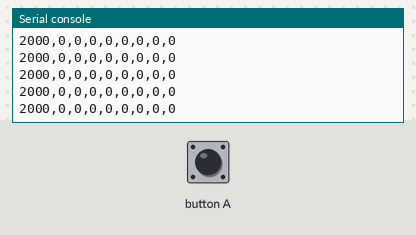
Simulated run of this program. Board: BBC micro:bit (MakeCode). Shown: the last lines printed to the serial console. The inputs (shaded band) are chosen by the test bench.

Above: at 1.2 s.
1.3 s: button A pressed for 0.15 s
At 1.33 s:
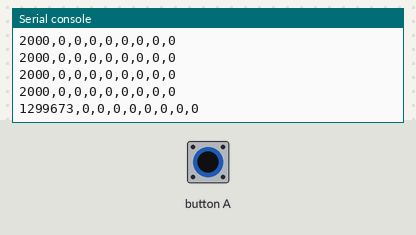
2.9 s: button A pressed for 1 s
At 2.94 s:
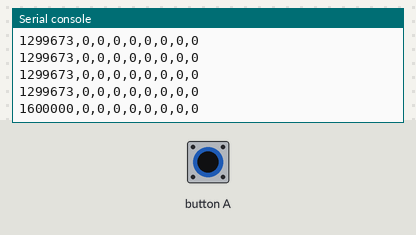
5.4 s: button A pressed for 0.15 s
At 5.44 s:
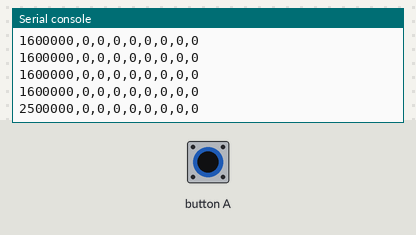
Timing chart, 0 to 8.4 s (numbered marks = the images above; inputs shaded):
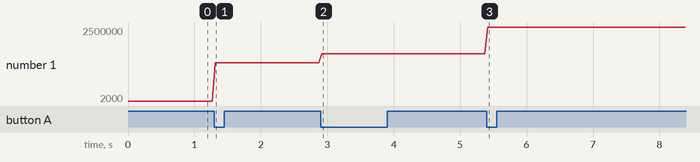

The program:

microbit_example.py
```python
# -------
# IO Pins
# -------

# These should be the same pin (example given is Pin 5)

PPM_PIN = DigitalPin.P5
PPM_PIN_EVT_ID = EventBusSource.MICROBIT_ID_IO_P5

# ---------------
# Hardware Values
# ---------------

RX_CHANNEL_COUNT = 8

# --------------
# Radio Settings
# --------------

# Each PPM frame can be of variable length, depending on the values of each
# channel. The start of a frame is indicated with a high state that lasts over
# 2ms (2000μs). The delay between channel pulses is typically 300μs, and each
# channel pulse is normally between 700-1700μs, to give a channel range of
# 1000-2000.

SIGNAL_METHOD = EventBusValue.MICROBIT_PIN_EVT_FALL
START_FRAME_LENGTH = 2100

# -----------
# Code Begins
# -----------

rx_channel_data = [2000,0,0,0,0,0,0,0,0]

current_channel = 0
previous_time = input.running_time_micros()

# Unused in this example, but useful to have
def constrain(val, min_val, max_val):
    return min(max_val, max(min_val, val))

def ppm_interrupt():
    global current_channel
    global previous_time
    current_time = input.running_time_micros()
    delta_time = current_time - previous_time
    previous_time = current_time

    if (delta_time > START_FRAME_LENGTH) or (current_channel > RX_CHANNEL_COUNT):
        current_channel = 0
    rx_channel_data[current_channel] = delta_time
    current_channel += 1

def write_ppm_to_serial():
    serial.write_numbers(rx_channel_data)

def setup():
    pins.set_events(PPM_PIN, PinEventType.EDGE)
    pins.set_pull(PPM_PIN, PinPullMode.PULL_UP)
    control.on_event(PPM_PIN_EVT_ID, SIGNAL_METHOD, ppm_interrupt)

def loop():
    write_ppm_to_serial()
    basic.pause(25) # Keep the refresh rate of the serial monitor sane

setup()
basic.forever(loop)
```

Measured:
- after the input at 1.3 s, the serial console: prints a new line at once (image 1)
- after the input at 2.9 s, the serial console: prints a new line at once (image 2)
- after the input at 5.4 s, the serial console: prints a new line at once (image 3)
- plotted number 1: 2000 → 1299673 after the input at 1.3 s, 1299673 → 1600000 after the input at 2.9 s, 1600000 → 2500000 after the input at 5.4 s
